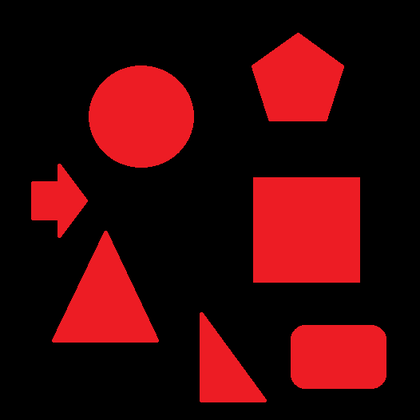
%> input picture p1_3parcial/imagen4figs.bmp, 420 x 420 px, shrunk from 526 x 526 before the run
$ octave practica.m   (GNU Octave 9; MATLAB toolbox functions it lacks are replaced by stand-ins)
%> lines starting %> are read from the running program, lines starting %| are printed output that depends on the picture; in (x1, y1, x2, y2) boxes, pixels count from 0 and x2, y2 are one past the last pixel; in counts of white or black regions, pixels touching at a corner belong together; the program's own positions count from 1
imagen = imread ('imagen4figs.bmp');
%> imagen is the input picture: size 420x420x3 uint8; mean R, G, B 58.2, 6.9, 8.8
figure(1)
imshow(imagen);

imagen = imagen(:,:,1);
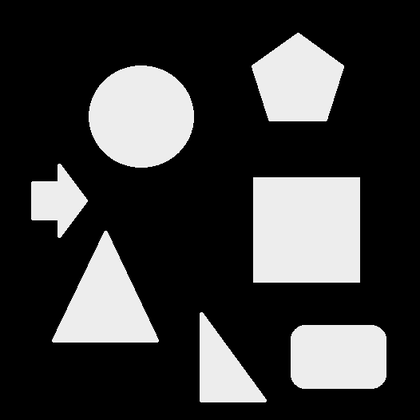
%> imagen: size 420x420 uint8; min 0, max 255, mean 58.2

%imagen = [0 1 0 0 0 1;0 1 1 1 1 1;0 0 0 0 0 0;0 1 1 0 0 1];

% 0 1 0 0 0 1
% 0 1 1 1 1 1
% 0 0 0 0 0 0
% 0 1 1 0 0 1

imgBin = imbinarize(imagen);
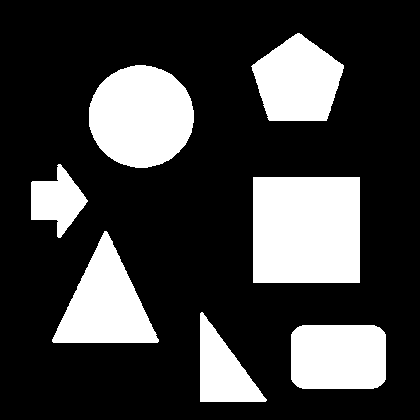
%> imgBin: size 420x420 logical; 24.5% white; 7 white regions, largest, box (x1, y1, x2, y2) and area: (253, 177, 360, 283) 11342, (89, 65, 194, 168) 8460, (52, 231, 159, 343) 6297
%imshow(imgBin);
[alto,ancho]=size(imgBin);
%> alto = 420; ancho = 420
%a b c
%d e f
%g h i
global imgAux;
imgAux = zeros(alto,ancho);

for i=1:alto
    for j=1:ancho
        if imgBin(i,j)==1
            imgAux(i,j)=1;
        end
    end
end

contadorImagenes=2;

for i=1:alto
      for j =1:ancho
         if imgAux(i,j)==1
             findImg(i,j,contadorImagenes);
             contadorImagenes=contadorImagenes+1;
         end
      end
end
%imgAux
disp('Número de imágenes encontradas');
contadorImagenes=contadorImagenes-2;
disp(contadorImagenes);

rojo  =  zeros(alto,ancho);
verde =  zeros(alto,ancho);
azul  =  zeros(alto,ancho);

for i=1:alto
    for j=1:ancho
        if imgAux(i,j)==2
            rojo(i,j)=255;
            verde(i,j)=0;
            azul(i,j)=0;
        elseif imgAux(i,j)==3
            rojo(i,j)=0;
            verde(i,j)=255;
            azul(i,j)=0;
        elseif imgAux(i,j)==4
            rojo(i,j)=255;
            verde(i,j)=0;
            azul(i,j)=255;
        elseif imgAux(i,j)==5
            rojo(i,j)=0;
            verde(i,j)=0;
            azul(i,j)=255;
        elseif imgAux(i,j)==6
            rojo(i,j)=255;
            verde(i,j)=128;
            azul(i,j)=0;
        elseif imgAux(i,j)==7
            rojo(i,j)=255;
            verde(i,j)=255;
            azul(i,j)=51;
        elseif imgAux(i,j)==8
            rojo(i,j)=153;
            verde(i,j)=51;
            azul(i,j)=255;
        end
    end
end

if contadorImagenes>0
    disp('Imagen 1 es Roja')
end
if contadorImagenes>1
    disp('Imagen 2 es Verde')
end
if contadorImagenes>2
    disp('Imagen 3 es Rosa')
end
if contadorImagenes>3
    disp('Imagen 4 es Azul')
end
if contadorImagenes>5
    disp('Imagen 5 es Naranja')
end

if contadorImagenes>6
    disp('Imagen 6 es Amarilla')
end

if contadorImagenes>7
    disp('Imagen 7 es Morada')
end

imagen(:,:,1)=rojo;
imagen(:,:,2)=verde;
imagen(:,:,3)=azul;
figure(2)
imshow(imagen);

% [49 lines left out: functions findImg, verificar_indice, not called in this run]
%> (the run ends here)

$ run again, with p1_3parcial/imagen4fig.bmp copied over p1_3parcial/imagen4figs.bmp
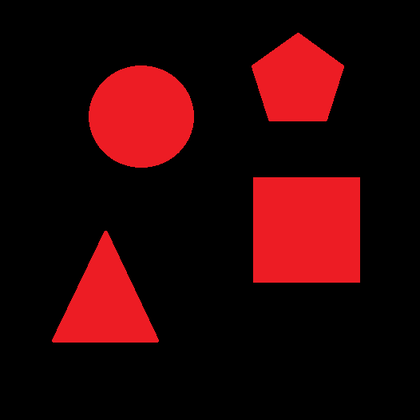
%> input picture p1_3parcial/imagen4fig.bmp, 420 x 420 px, shrunk from 526 x 526 before the run
%> imagen is the input picture: size 420x420x3 uint8; mean R, G, B 42.8, 5.1, 6.5
%> `imagen = imagen(:,:,1);`:
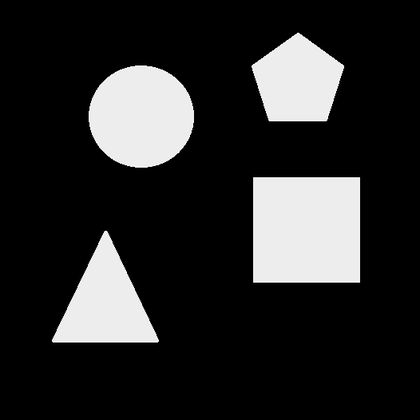
%> imagen: size 420x420 uint8; min 0, max 255, mean 42.8
%> `imgBin = imbinarize(imagen);`:
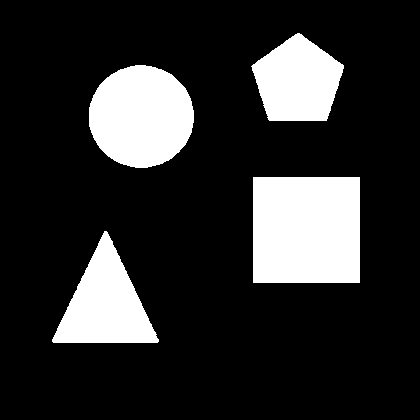
%> imgBin: size 420x420 logical; 18.1% white; 4 white regions, box (x1, y1, x2, y2) and area: (253, 177, 360, 283) 11342, (89, 65, 194, 168) 8460, (52, 231, 159, 343) 6297, (251, 33, 344, 121) 5752
